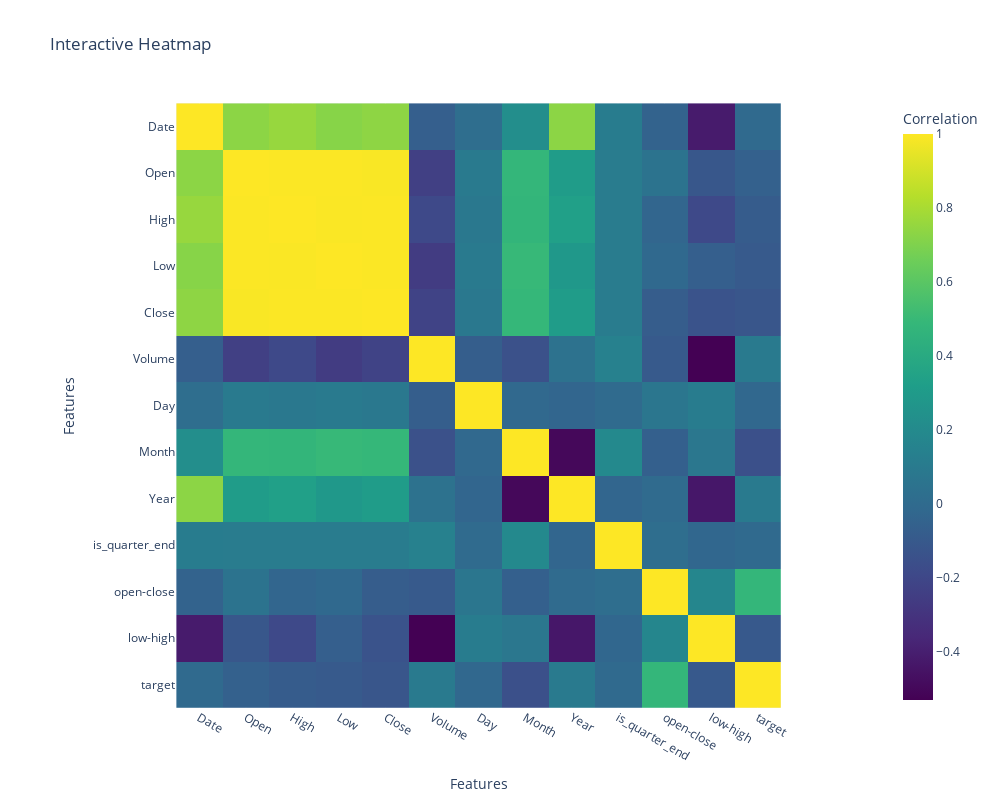

Notebook cell for this chart:
### Code cell
import plotly.express as px

# Compute the correlation matrix excluding the 'Date' column
corr_matrix = df.corr()

# Create an interactive heatmap with Plotly
fig = px.imshow(
    corr_matrix,
    color_continuous_scale='Viridis',
    title='Interactive Heatmap',
    labels=dict(x="Features", y="Features", color="Correlation"),
    width=1000,
    height=800  
)
# Show the interactive heatmap
fig.show()

### Figure 1 — Plotly figure (JSON) as saved in the notebook; plotly's stock layout.template omitted (floating-point values rounded to 4 significant figures; data arrays with more than 128 entries replaced by an {"elided": "..."} marker saying what was removed)
{"data": [{"coloraxis": "coloraxis", "hovertemplate": "Features: %{x}<br>Features: %{y}<br>Correlation: %{z}<extra></extra>", "name": "0", "type": "heatmap", "x": ["Date", "Open", "High", "Low", "Close", "Volume", "Day", "Month", "Year", "is_quarter_end", "open-close", "low-high", "target"], "xaxis": "x", "y": ["Date", "Open", "High", "Low", "Close", "Volume", "Day", "Month", "Year", "is_quarter_end", "open-close", "low-high", "target"], "yaxis": "y", "z": {"elided": "13x13 float values"}}], "layout": {"coloraxis": {"colorbar": {"title": {"text": "Correlation"}}, "colorscale": [[0, "#440154"], [0.1111, "#482878"], [0.2222, "#3e4989"], [0.3333, "#31688e"], [0.4444, "#26828e"], [0.5556, "#1f9e89"], [0.6667, "#35b779"], [0.7778, "#6ece58"], [0.8889, "#b5de2b"], [1, "#fde725"]]}, "height": 800, "title": {"text": "Interactive Heatmap"}, "width": 1000, "xaxis": {"anchor": "y", "autorange": true, "constrain": "domain", "domain": [0.1208, 0.8792], "range": [-0.5, 12.5], "scaleanchor": "y", "title": {"text": "Features"}, "type": "category"}, "yaxis": {"anchor": "x", "autorange": true, "constrain": "domain", "domain": [0, 1], "range": [12.5, -0.5], "title": {"text": "Features"}, "type": "category"}}}
